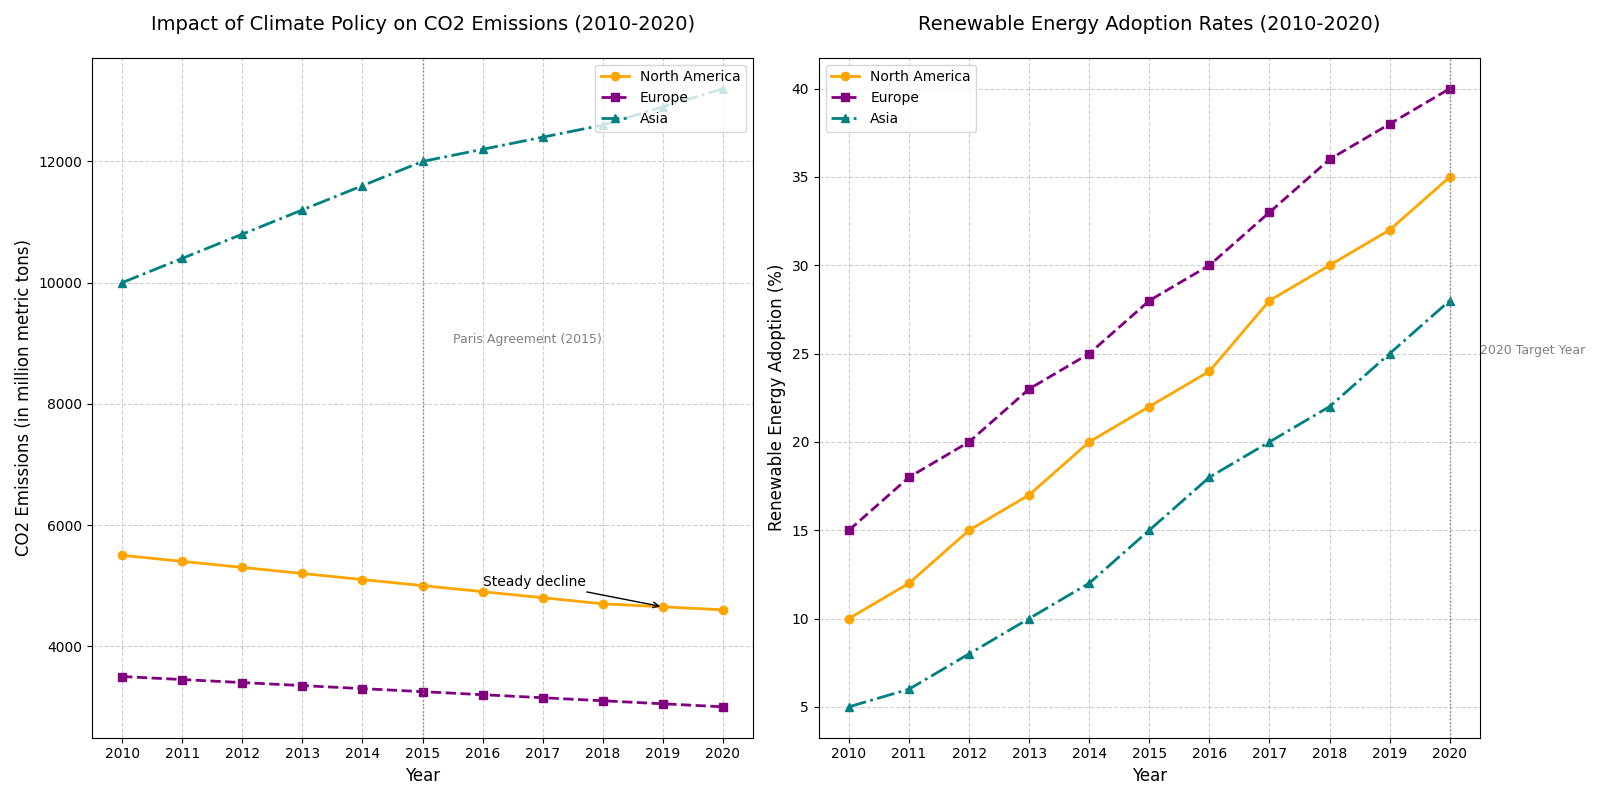

Python code for this plot:
import matplotlib.pyplot as plt
import numpy as np

# Define the years for the dataset
years = np.arange(2010, 2021)

# Define cumulative CO2 emissions (in million metric tons) over the years for three regions
north_america_co2 = [5500, 5400, 5300, 5200, 5100, 5000, 4900, 4800, 4700, 4650, 4600]
europe_co2 = [3500, 3450, 3400, 3350, 3300, 3250, 3200, 3150, 3100, 3050, 3000]
asia_co2 = [10000, 10400, 10800, 11200, 11600, 12000, 12200, 12400, 12600, 12900, 13200]

# Define renewable energy adoption rates (%) over the years for the same regions
north_america_renew = [10, 12, 15, 17, 20, 22, 24, 28, 30, 32, 35]
europe_renew = [15, 18, 20, 23, 25, 28, 30, 33, 36, 38, 40]
asia_renew = [5, 6, 8, 10, 12, 15, 18, 20, 22, 25, 28]

# Create subplots
fig, (ax1, ax2) = plt.subplots(1, 2, figsize=(16, 8))

# Plot for CO2 emissions
ax1.plot(years, north_america_co2, label="North America", color='orange', marker='o', linestyle='-', linewidth=2)
ax1.plot(years, europe_co2, label="Europe", color='purple', marker='s', linestyle='--', linewidth=2)
ax1.plot(years, asia_co2, label="Asia", color='teal', marker='^', linestyle='-.', linewidth=2)

# Mark important policies
ax1.axvline(x=2015, color='grey', linestyle=':', linewidth=1)
ax1.text(2015.5, 9000, 'Paris Agreement (2015)', fontsize=9, color='grey')

# Set titles and labels for the CO2 emissions plot
ax1.set_title("Impact of Climate Policy on CO2 Emissions (2010-2020)", fontsize=14, pad=20)
ax1.set_xlabel("Year", fontsize=12)
ax1.set_ylabel("CO2 Emissions (in million metric tons)", fontsize=12)
ax1.legend(loc='upper right', fontsize=10)
ax1.grid(True, linestyle='--', alpha=0.6)
ax1.set_xticks(years)

# Annotate the North America data
ax1.annotate('Steady decline', xy=(2019, 4650), xytext=(2016, 5000),
             arrowprops=dict(facecolor='black', arrowstyle='->'), fontsize=10)

# Plot for renewable energy adoption rates
ax2.plot(years, north_america_renew, label="North America", color='orange', marker='o', linestyle='-', linewidth=2)
ax2.plot(years, europe_renew, label="Europe", color='purple', marker='s', linestyle='--', linewidth=2)
ax2.plot(years, asia_renew, label="Asia", color='teal', marker='^', linestyle='-.', linewidth=2)

# Set titles and labels for the renewable energy plot
ax2.set_title("Renewable Energy Adoption Rates (2010-2020)", fontsize=14, pad=20)
ax2.set_xlabel("Year", fontsize=12)
ax2.set_ylabel("Renewable Energy Adoption (%)", fontsize=12)
ax2.legend(loc='upper left', fontsize=10)
ax2.grid(True, linestyle='--', alpha=0.6)
ax2.set_xticks(years)

# Highlight the target year 2020 in the renewable energy plot
ax2.axvline(x=2020, color='grey', linestyle=':', linewidth=1)
ax2.text(2020.5, 25, '2020 Target Year', fontsize=9, color='grey')

# Automatically adjust layout for clarity and fit
plt.tight_layout()

# Display the plot
plt.show()
